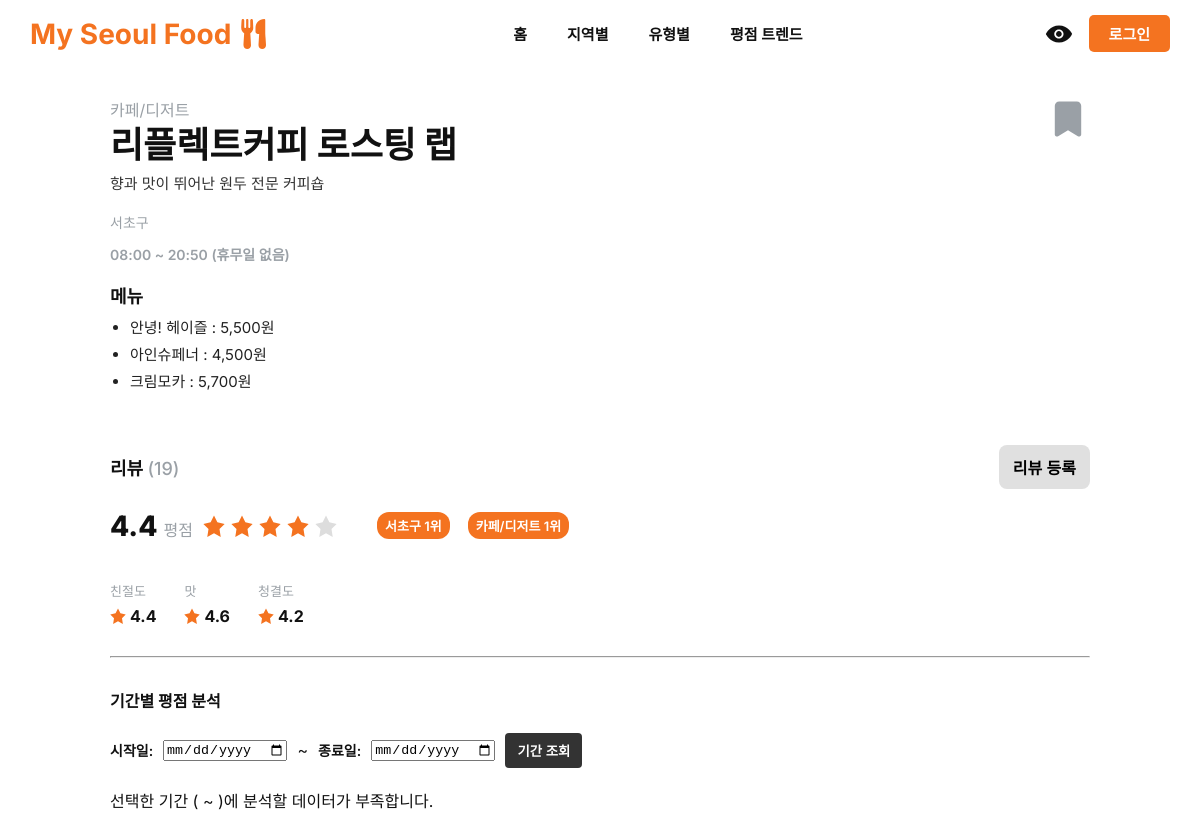
The app's page /pages/view_restaurant.php?id=55 with its own data.
### tables this page shows
CREATE TABLE `Restaurant` (
    `restaurant_id` BIGINT NOT NULL AUTO_INCREMENT,
    `name` VARCHAR(255) NOT NULL,
    `description` TEXT NOT NULL,
    `region_id` BIGINT NOT NULL,
    `category_id` BIGINT NOT NULL,
    `open_time` TIME NOT NULL,
    `close_time` TIME NOT NULL,
    `created_at` TIMESTAMP DEFAULT CURRENT_TIMESTAMP,
    `updated_at` TIMESTAMP DEFAULT CURRENT_TIMESTAMP ON UPDATE CURRENT_TIMESTAMP,
    `is_active` BOOLEAN DEFAULT TRUE,
    PRIMARY KEY (`restaurant_id`),
    CONSTRAINT `FK_Restaurant_Region` FOREIGN KEY (`region_id`) REFERENCES `Region`(`region_id`),
    CONSTRAINT `FK_Restaurant_Category` FOREIGN KEY (`category_id`) REFERENCES `Category`(`category_id`)
);

CREATE TABLE `Category` (
    `category_id` BIGINT NOT NULL AUTO_INCREMENT,
    `category_name` VARCHAR(255) NOT NULL,
    PRIMARY KEY (`category_id`)
);

CREATE TABLE `Region` (
    `region_id` BIGINT NOT NULL AUTO_INCREMENT,
    `region_name` VARCHAR(255) NOT NULL,
    PRIMARY KEY (`region_id`)
);

CREATE TABLE `Menu` (
    `menu_id` BIGINT NOT NULL AUTO_INCREMENT,
    `menu_name` VARCHAR(255) NOT NULL,
    `price` INT NOT NULL,
    `restaurant_id` BIGINT NOT NULL,
    `is_active` BOOLEAN DEFAULT TRUE,
    `created_at` TIMESTAMP DEFAULT CURRENT_TIMESTAMP,
    `updated_at` TIMESTAMP DEFAULT CURRENT_TIMESTAMP ON UPDATE CURRENT_TIMESTAMP,
    PRIMARY KEY (`menu_id`),
    CONSTRAINT `FK_Menu_Restaurant` FOREIGN KEY (`restaurant_id`) REFERENCES `Restaurant`(`restaurant_id`) ON DELETE CASCADE ON UPDATE CASCADE
);

### pages/view_restaurant.php (the view, shortened to what this page needs)
<?php
include_once '../config.php';
$restaurant_id = intval($_GET['id']);
$sql = "
SELECT r.*, c.category_name, reg.region_name
FROM Restaurant r
JOIN Category c ON r.category_id = c.category_id
JOIN Region reg ON r.region_id = reg.region_id
WHERE r.restaurant_id = ? AND r.is_active = 1
";
$stmt = $conn->prepare($sql);
$stmt->bind_param("i", $restaurant_id);
$stmt->execute();
$result = $stmt->get_result();
$restaurant = $result->fetch_assoc();
$sql_menu = "SELECT menu_name, price FROM Menu WHERE restaurant_id = ? AND is_active = 1";
$stmt_menu = $conn->prepare($sql_menu);
$stmt_menu->bind_param("i", $restaurant_id);
$stmt_menu->execute();
$result_menu = $stmt_menu->get_result();
$menus = $result_menu->fetch_all(MYSQLI_ASSOC);
$sql_review = "
SELECT COUNT(*) AS review_count,
       AVG(taste) AS avg_taste,
       AVG(cleanliness) AS avg_cleanliness,
       AVG(kindness) AS avg_kindness
FROM Review
WHERE restaurant_id = ?
";
$stmt_review = $conn->prepare($sql_review);
$stmt_review->bind_param("i", $restaurant_id);
$stmt_review->execute();
$result_review = $stmt_review->get_result();
$review = $result_review->fetch_assoc();
$open_time = substr($restaurant['open_time'], 0, 5);
$close_time = substr($restaurant['close_time'], 0, 5);
$closed_days_kor = [];
$closed_days_str = '';
if(!empty($closed_days_kor)) {
    $closed_days_str = '('.implode(', ', $closed_days_kor).' 휴무)';
} else {
    $closed_days_str = '(휴무일 없음)';
}
$avg_score = 0;
if ($review['review_count'] > 0) {
    $avg_score = round(($review['avg_taste'] + $review['avg_cleanliness'] + $review['avg_kindness']) / 3, 1);
}
$is_bookmarked = false;
$sql_region_rank = "
SELECT r.restaurant_id, DENSE_RANK() OVER (PARTITION BY r.region_id ORDER BY AVG(rv.taste + rv.cleanliness + rv.kindness)/3 DESC) AS region_rank
FROM Restaurant r
LEFT JOIN Review rv ON r.restaurant_id = rv.restaurant_id
WHERE r.region_id = ?
GROUP BY r.restaurant_id
";
$stmt_region_rank = $conn->prepare($sql_region_rank);
$stmt_region_rank->bind_param("i", $restaurant['region_id']);
$stmt_region_rank->execute();
$result_region_rank = $stmt_region_rank->get_result();
$region_rank = null;
while($row = $result_region_rank->fetch_assoc()) {
    if($row['restaurant_id'] == $restaurant_id){
        $region_rank = $row['region_rank'];
        break;
    }
}
$sql_category_rank = "
SELECT r.restaurant_id, DENSE_RANK() OVER (PARTITION BY r.category_id ORDER BY AVG(rv.taste + rv.cleanliness + rv.kindness)/3 DESC) AS category_rank
FROM Restaurant r
LEFT JOIN Review rv ON r.restaurant_id = rv.restaurant_id
WHERE r.category_id = ?
GROUP BY r.restaurant_id
";
$stmt_category_rank = $conn->prepare($sql_category_rank);
$stmt_category_rank->bind_param("i", $restaurant['category_id']);
$stmt_category_rank->execute();
$result_category_rank = $stmt_category_rank->get_result();
$category_rank = null;
while($row = $result_category_rank->fetch_assoc()) {
    if($row['restaurant_id'] == $restaurant_id){
        $category_rank = $row['category_rank'];
        break;
    }
}
$start_date = $_GET['start_date'] ?? '';
$end_date = $_GET['end_date'] ?? '';
$windowing_results = [];
?>
<!doctype html>
<html lang="ko">
<head>
<link rel="stylesheet" href="../css/bookmark.css">
</head>
<body>
<?php include '../menu.php'; ?>
<main class="wrap">
<div class="top-row">
  <div style="flex:1;">
    <div class="meta"><?php echo htmlspecialchars($restaurant['category_name']); ?></div>
    <h1 class="title"><?php echo htmlspecialchars($restaurant['name']); ?></h1>
    <p class="desc"><?php echo htmlspecialchars($restaurant['description']); ?></p>
    <div class="location-row">
      <div><?php echo htmlspecialchars($restaurant['region_name']); ?></div>
      <div style="font-weight:600">
        <?php echo $open_time; ?> ~ <?php echo $close_time; ?> <?php echo $closed_days_str; ?>
      </div>
    </div>
    <section class="menu-section">
      <h3>메뉴</h3>
      <ul class="menu-list">
        <?php if(!empty($menus)): foreach($menus as $menu): ?>
          <li><?php echo htmlspecialchars($menu['menu_name']); ?> : <?php echo number_format($menu['price']); ?>원</li>
        <?php endforeach; else: ?>
          <li>메뉴가 없습니다.</li>
        <?php endif; ?>
      </ul>
    </section>
  </div>
  <?php include '../components/bookmark_button.php'; ?>
</div>
<br>
<div class="reviews">
  <div style="display: flex; justify-content: space-between; align-items: center; width: 100%;">
    <div style="font-weight:700; font-size: 18px">리뷰 <span style="font-weight:500;color:var(--muted)">(<?php echo $review['review_count']; ?>)</span></div>
    <div class="btn-wrap">
      <a href="add_review.php?id=<?php echo $restaurant['restaurant_id']; ?>">
        <button class="primary">리뷰 등록</button>
      </a>
    </div>
  </div>
  <div class="overall">
    <div class="rating-badge">
      <div class="big-score">
        <?php echo $avg_score; ?> <span style="font-size:16px;color:var(--muted);font-weight:500;">평점</span>
      </div>
      <div class="stars-inline">
        <?php for($i=1;$i<=5;$i++): ?>
          <svg class="star <?php echo $i<=$avg_score?'filled':''; ?>" viewBox="0 0 24 24">
            <path d="M12 .587l3.668 7.431L23.6 9.75l-5.6 5.456L19.335 24 12 19.897 4.665 24l1.335-8.794L.4 9.75l7.932-1.732L12 .587z"/>
          </svg>
        <?php endfor; ?>
      </div>
      <div class="rank">
        <?php
          echo htmlspecialchars($restaurant['region_name']);
          echo $region_rank !== null ? " {$region_rank}위" : " (순위 없음)";
        ?>
      </div>
      <div class="rank">
        <?php
          echo htmlspecialchars($restaurant['category_name']);
          echo $category_rank !== null ? " {$category_rank}위" : " (순위 없음)";
        ?>
      </div>
    </div>
  </div>
  <div style="flex:1;">
    <div class="sub-ratings">
      <div class="sub">
        <div class="label">친절도</div>
        <div class="val">
          <svg class="small-star" viewBox="0 0 24 24"><path d="M12 .587l3.668 7.431L23.6 9.75l-5.6 5.456L19.335 24 12 19.897 4.665 24l1.335-8.794L.4 9.75l7.932-1.732L12 .587z"/></svg>
          <span><?php echo isset($review['avg_kindness']) ? number_format($review['avg_kindness'], 1) : '0.0'; ?></span>
        </div>
      </div>
      <div class="sub">
        <div class="label">맛</div>
        <div class="val">
          <svg class="small-star" viewBox="0 0 24 24"><path d="M12 .587l3.668 7.431L23.6 9.75l-5.6 5.456L19.335 24 12 19.897 4.665 24l1.335-8.794L.4 9.75l7.932-1.732L12 .587z"/></svg>
          <span><?php echo isset($review['avg_taste']) ? number_format($review['avg_taste'], 1) : '0.0'; ?></span>
        </div>
      </div>
      <div class="sub">
        <div class="label">청결도</div>
        <div class="val">
          <svg class="small-star" viewBox="0 0 24 24"><path d="M12 .587l3.668 7.431L23.6 9.75l-5.6 5.456L19.335 24 12 19.897 4.665 24l1.335-8.794L.4 9.75l7.932-1.732L12 .587z"/></svg>
          <span><?php echo isset($review['avg_cleanliness']) ? number_format($review['avg_cleanliness'], 1) : '0.0'; ?></span>
        </div>
      </div>
    </div>
  </div>
</div>
<hr style="margin-top: 30px; border-color: #eee;">
<section style="margin-top: 30px;">
  <h4>기간별 평점 분석</h4>
  <form method="GET" style="display: flex; gap: 10px; align-items: center; margin-bottom: 20px;">
    <label for="start_date" style="font-size: 14px; font-weight: 600;">시작일:</label>
    <input type="date" id="start_date" name="start_date" value="<?php echo htmlspecialchars($start_date); ?>" required>
    <span>~</span>
    <label for="end_date" style="font-size: 14px; font-weight: 600;">종료일:</label>
    <input type="date" id="end_date" name="end_date" value="<?php echo htmlspecialchars($end_date); ?>" required>
    <button type="submit" style="padding: 8px 12px; background: #333; color: white; border: none; border-radius: 4px; cursor: pointer; font-weight: 600;">
      기간 조회
    </button>
  </form>
  <?php if (!empty($windowing_results)): ?>
    <table style="width:100%; border-collapse: collapse; table-layout: fixed; font-size:14px; text-align:center; vertical-align:middle; margin-top:15px;">
      <thead>
        <tr style="background:#f8f8f8;">
          <th style="padding:10px; border:1px solid #ddd;">기간</th>
          <th style="padding:10px; border:1px solid #ddd;">맛</th>
          <th style="padding:10px; border:1px solid #ddd;">청결도</th>
          <th style="padding:10px; border:1px solid #ddd;">친절도</th>
          <th style="padding:10px; border:1px solid #ddd;">전체 평균</th>
          <th style="padding:10px; border:1px solid #ddd; background-color:#fce8d5;">누적 평균</th>
        </tr>
      </thead>
      <tbody>
        <?php foreach ($windowing_results as $row): ?>
        <tr>
          <td style="padding:10px; border:1px solid #ddd;"><?php echo htmlspecialchars($row['review_month']); ?></td>
          <td style="padding:10px; border:1px solid #ddd;"><?php echo $row['avg_taste']; ?></td>
          <td style="padding:10px; border:1px solid #ddd;"><?php echo $row['avg_cleanliness']; ?></td>
          <td style="padding:10px; border:1px solid #ddd;"><?php echo $row['avg_kindness']; ?></td>
          <td style="padding:10px; border:1px solid #ddd; font-weight:600;"><?php echo $row['avg_overall']; ?></td>
          <td style="padding:10px; border:1px solid #ddd; font-weight:600; background-color:#fffaf0;"><?php echo $row['running_avg_overall']; ?></td>
        </tr>
        <?php endforeach; ?>
      </tbody>
    </table>
  <?php else: ?>
    <p>선택한 기간 (<?php echo htmlspecialchars($start_date); ?> ~ <?php echo htmlspecialchars($end_date); ?>)에 분석할 데이터가 부족합니다.</p>
  <?php endif; ?>
</section>
</main>
</body>
</html>

### records on screen
restaurant: category.category_name "카페/디저트", name "리플렉트커피 로스팅 랩", description "향과 맛이 뛰어난 원두 전문 커피숍", region.region_name "서초구", open_time "08:00", close_time "20:50"
menu: menu_name "안녕! 헤이즐", price "5,500"
menu: menu_name "아인슈페너", price "4,500"
menu: menu_name "크림모카", price "5,700"

### other values on screen
$closed_days_str "(휴무일 없음)"
$review['review_count'] "19"
$avg_score "4.4"
$region_rank "1"
$category_rank "1"
$review['avg_kindness'] "4.4"
$review['avg_taste'] "4.6"
$review['avg_cleanliness'] "4.2"
